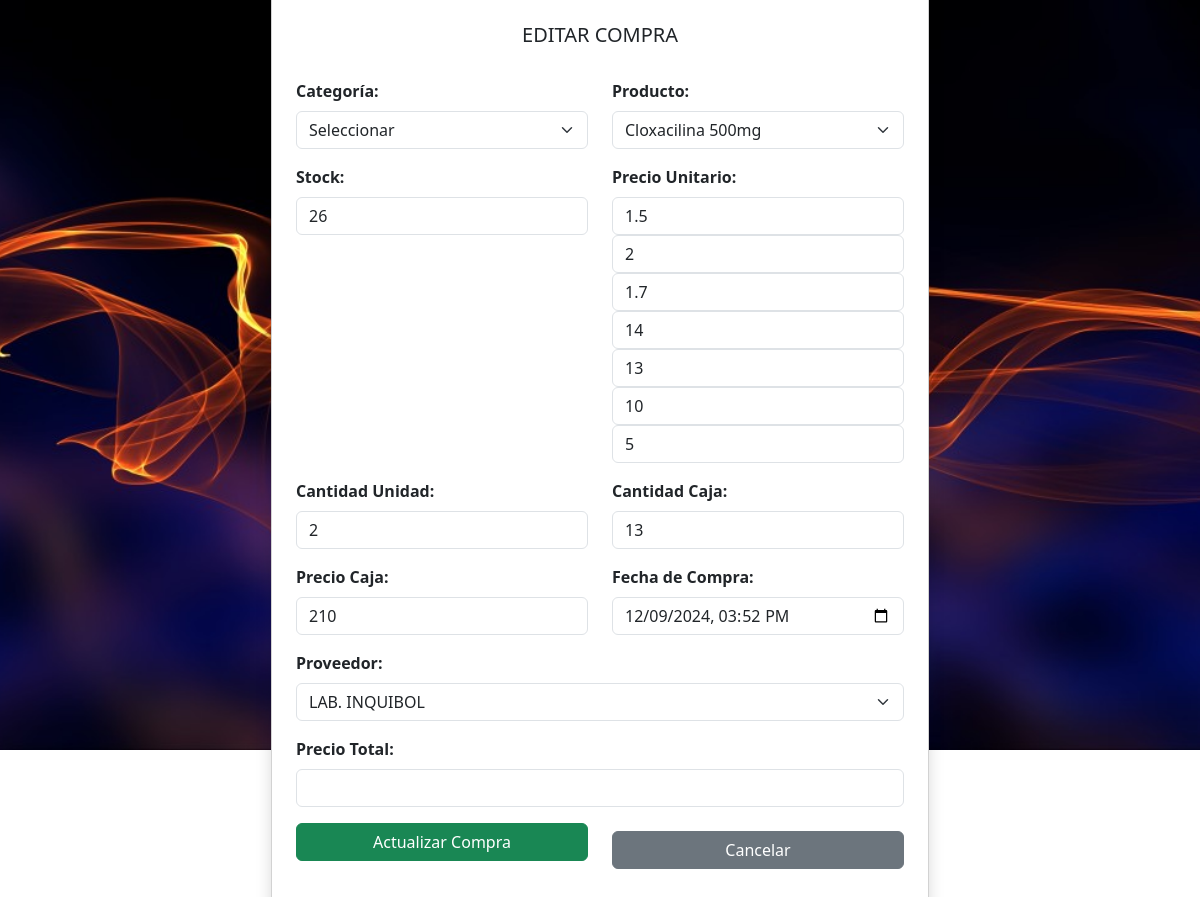
Screenshot of /compras/editar/1 with the database file from the repository.
### tables this page shows
CREATE TABLE compra(
    cod_com INTEGER PRIMARY KEY AUTOINCREMENT,
    id_pro INTEGER NOT NULL, 
    stock INTEGER NOT NULL,
    cantidad_unidad INTEGER NOT NULL,
    cantidad_caja INTEGER NOT NULL,
    precio_caja INTEGER NOT NULL,
    fecha_compra TEXT NOT NULL,
    cod_prov INTEGER NOT NULL,
    FOREIGN KEY (id_pro) REFERENCES producto (id_pro),
    FOREIGN KEY (cod_prov) REFERENCES proveedores (cod_prov)
    );

CREATE TABLE producto (
        id_pro INTEGER PRIMARY KEY,
        cod_pro INTEGER NOT NULL,
        nombre_pro TEXT UNIQUE NOT NULL,
        precio_unitario INTEGER NOT NULL,
        precio_de_venta INTEGER NOT NULL,
        fecha_caducidad TEXT NOT NULL,
        cantidad INTEGER NOT NULL,
        descripcion TEXT NOT NULL,
        cod_cate INTEGER NOT NULL,
        FOREIGN KEY (cod_cate) REFERENCES categoria (cod_cate)
        );

CREATE TABLE proveedores (
        cod_prov INTEGER PRIMARY KEY,
        nombre_prov TEXT NOT NULL,
        telefono_prov INTEGER NOT NULL,
        direccion TEXT NOT NULL
        );

### app.py (the view)
@app.route("/compras/editar/<int:cod_com>")
def editar_compra(cod_com):
    conn=sqlite3.connect("sistema_farmacia.db")
    conn.row_factory=sqlite3.Row
    cursor=conn.cursor()
    cursor.execute('SELECT id_pro, nombre_pro, precio_unitario,cod_cate FROM producto')
    productos = cursor.fetchall()
    cursor.execute('SELECT cod_prov, nombre_prov FROM proveedores')
    proveedores = cursor.fetchall()
    cursor.execute('SELECT cod_cate, nombre_cate,cod_prov FROM categoria')
    categorias = cursor.fetchall()
    cursor.execute("select * from compra where cod_com=?",(cod_com,))
    compra= cursor.fetchone()
    conn.close()
    return render_template("/compras/editar_compra.html",compra=compra,productos=productos,proveedores=proveedores,categorias=categorias)

### templates/compras/editar_compra.html (shortened to what this page needs)
<!doctype html>
<html lang="es">
  <head>
    <link href="https://cdn.jsdelivr.net/npm/bootstrap@5.3.3/dist/css/bootstrap.min.css" rel="stylesheet">
    <link rel="stylesheet" href="{{ url_for('static', filename='css/estilos_registro_usuario.css') }}">
  </head>
  <body>
    <div class="container d-flex justify-content-center align-items-center vh-100">
        <div class="card p-4 shadow container-form">
            <div class="form-header text-center mb-4">
                <img src="/static/imagenes/ventas.png" alt="cliente" class="img-fluid rounded-circle">
                <h5 class="mt-3">EDITAR COMPRA</h5>
            </div>
             <form action="{{ url_for('actualizar_compra') }}" method="POST">
                <div class="row mb-3">
                    <div class="col-md-6">
                        <label for="cod_cate" class="form-label">Categoría:</label>
                        <select id="cod_cate" class="form-select" required onchange="filtrarProductosYProveedores()">
                            <option value="">Seleccionar</option>
                        </select>
                    </div>
                    <div class="col-md-6">
                        <label for="id_pro" class="form-label">Producto:</label>
                        <select id="id_pro" class="form-select" name="id_pro" required onchange="mostrarPrecio1()">
                            {% for producto in productos %}
                            <option value="{{ producto.id_pro }}"{% if producto.id_pro == compra.id_pro %}selected{% endif %} data-categoria="{{ producto.cod_cate }}" data-precio="{{ producto.precio_unitario }}">{{ producto.nombre_pro }}</option>
                            {% endfor %}
                        </select>
                    </div>
                </div>
                <div class="row mb-3">
                    <div class="col-md-6">
                        <label for="stock" class="form-label">Stock:</label>
                        <input type="number" class="form-control" id="stock" name="stock" min="0" value="{{ compra.stock }}" required readonly>
                    </div>
                    <div class="col-md-6">
                        <label for="precio_unitario" class="form-label">Precio Unitario:</label>
                        {% for producto in productos %}
                        <input type="number" class="form-control" id="precio_unitario" name="precio_unitario" value="{{ producto.precio_unitario }}" required readonly>
                        {% endfor %}
                    </div>
                </div>
                <div class="row mb-3">
                    <div class="col-md-6">
                        <label for="cantidad_unidad" class="form-label">Cantidad Unidad:</label>
                        <input type="number" class="form-control" id="cantidad_unidad" name="cantidad_unidad" min="0" value="{{ compra.cantidad_unidad }}" required oninput="calcularStockYTotal()">
                    </div>
                    <div class="col-md-6">
                        <label for="cantidad_caja" class="form-label">Cantidad Caja:</label>
                        <input type="number" class="form-control" id="cantidad_caja" name="cantidad_caja" min="0" value="{{ compra.cantidad_caja }}" required oninput="calcularStockYTotal()">
                    </div>
                </div>
                <div class="row mb-3">
                    <div class="col-md-6">
                        <label for="precio_caja" class="form-label">Precio Caja:</label>
                        <input type="number" class="form-control" id="precio_caja" name="precio_caja" min="0" step="0.01" value="{{ compra.precio_caja }}" required oninput="calcularStockYTotal()">
                    </div>
                    <div class="col-md-6">
                        <label for="fecha_compra" class="form-label">Fecha de Compra:</label>
                        <input type="datetime-local" class="form-control" name="fecha_compra" value="{{ compra.fecha_compra }}" required>
                    </div>
                </div>
                <div class="row mb-3">
                    <div class="col-md-12">
                        <label for="cod_prov" class="form-label">Proveedor:</label>
                        <select id="cod_prov" class="form-select" name="cod_prov" required>
                            {% for proveedor in proveedores %}
                            <option value="{{ proveedor.cod_prov }}"{% if proveedor.cod_prov == compra.cod_prov %}selected{% endif %}>{{ proveedor.nombre_prov }}</option>
                            {% endfor %}
                        </select>
                    </div>
                </div>
                <div class="row mb-3">
                    <div class="col-md-12">
                        <label for="precio_total" class="form-label">Precio Total:</label>
                        <input type="number" class="form-control" id="precio_total" name="precio_total" value="{{ precio_total }}" required readonly>
                    </div>
                </div>
                <div class="row mb-3">
                    <div class="col-md-6">
                        <button class="btn btn-success w-100">Actualizar Compra</button>
                    </div>
                    <div class="col-md-6">
                        <a href="/compras" class="btn btn-secondary w-100 mt-2 mb-2">Cancelar</a>
                    </div>
                </div>
            </form>
        </div>
    </div>
  </body>
</html>

### static/css/estilos_registro_usuario.css (style rules this page uses)
body { padding-top: 0px; background-image: url('../imagenes/fondo_login.jpg'); background-size: cover; background-repeat: no-repeat; background-position: center; height:750px; color:#ffffff; }
.img-fluid { border: 2px solid #ffffff; padding: 5px; background-color: #ffffff; border-radius: 5%; }
.container-form { max-width: 900px; }
.form-label { font-weight: bold; }
.form-header { text-align: center; margin-bottom: 20px; }
.form-header img { width: 150px; height: 100px; }
.form-header h5 { margin-top: 15px; }

### rows the page displays
compra: id_pro "Cloxacilina 500mg", stock "26", cantidad_unidad "2", cantidad_caja "13", precio_caja "210", fecha_compra "12/09/2024 15:52", cod_prov "LAB. INQUIBOL"
producto: precio_unitario "1.5"
producto: precio_unitario "2"
producto: precio_unitario "1.7"
producto: precio_unitario "14"
producto: precio_unitario "13"
producto: precio_unitario "10"
producto: precio_unitario "5"
